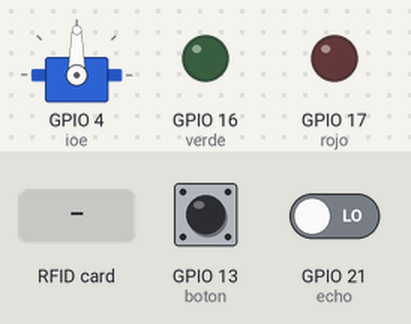
A sketch run on a simulated ESP32. On the bench: servo, output pins drawn as LEDs (lit = HIGH). Inputs (shaded band) come from the test bench; at power-on: GPIO 13 (boton) HIGH, GPIO 21 (echo) LOW. WiFi joins after 1.5 s; servers stay silent unless stated; uploads are accepted with an empty reply; pins used as bus, display or sensor lines are not drawn; what the sketch prints to the serial monitor is not drawn.

Above: at 3.2 s.
3.3 s: RFID card 5E 7A 19 C4 held to the reader
At 4.0 s:
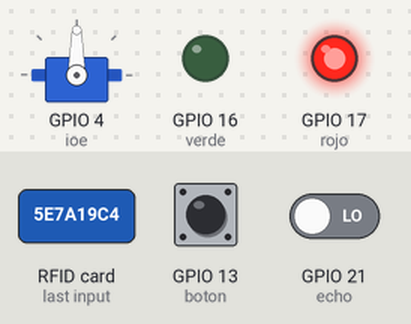
6.3 s: GPIO 13 (boton) pulled LOW for 1 s
At 7.5 s:
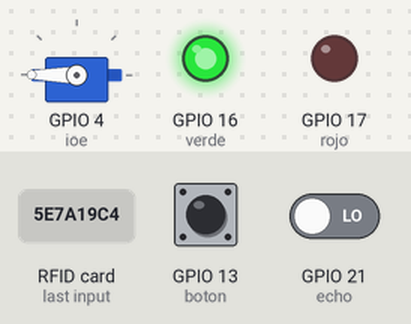
Timing chart, 0 to 9.3 s (numbered marks = the images above; inputs shaded):
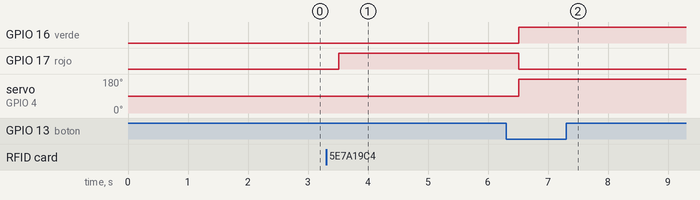

The sketch:

Theinparking_ALL_Salida.ino
```cpp
#include <SPI.h>
#include <MFRC522.h>
#include <WiFi.h>
#include <HTTPClient.h>
#include <ESP32_Servo.h>

// Definición de pines para el lector RFID
#define SS_PIN 5
#define RST_PIN 27

// Creación de objeto MFRC522 para interactuar con el lector RFID
MFRC522 rfid(SS_PIN, RST_PIN);
MFRC522::MIFARE_Key key;

// Variables para almacenar los datos de lectura y escritura
int blockNum = 6;
byte blockData[16] = {"HERNANDEZ"};
byte bufferLen = 18;
byte readBlockData[18];
String tag;

int boton = 13; // Número de pin del botón

// Variable para el estado de la operación del lector RFID
MFRC522::StatusCode status;

// Configuración de la conexión Wi-Fi
//const char* ssid = "LabITP";
//const char* password = "Advanced12345#";

const char* ssid = "INFINITUMFE50";
const char* password = "6QVWYxe4ny";

// Creación de objeto Servo para controlar el servo motor
Servo ioe;

// Pines para el sensor ultrasónico, LEDs y servo motor
int trig = 2;
int echo = 21;
int tiempo;
int distancia;
int verde = 16;
int rojo = 17;

void setup() {
  Serial.begin(115200);
  SPI.begin();

  // Inicialización del lector RFID
  rfid.PCD_Init();
  Serial.println("Scan a MIFARE 1K Tag to write data...");

  // Conexión a la red Wi-Fi
  WiFi.begin(ssid, password);
  while (WiFi.status() != WL_CONNECTED) {
    delay(1000);
    Serial.println("Connecting to WiFi...");
  }
  Serial.println("Connected to WiFi");

  // Configuración de pines
  pinMode(trig, OUTPUT);
  pinMode(echo, INPUT);
  ioe.attach(4);
  pinMode(verde, OUTPUT);
  pinMode(rojo, OUTPUT);

  pinMode(boton, INPUT_PULLUP);
}

void loop() {

    // Verificar si el botón pulsador es presionado
  if (digitalRead(boton) == LOW) {
    // Código a ejecutar cuando se presiona el botón
    digitalWrite(verde, HIGH);
    ioe.write(180);

     // Esperar mientras el sensor ultrasónico detecta movimiento
    while (DetectMotion()) {
      // Espera mientras el sensor detecta movimiento
    }

    delay(5000);
    digitalWrite(verde, LOW);
    ioe.write(0);
    return;
  }

  // Configuración de la clave del lector RFID
  for (byte i = 0; i < 6; i++) {
    key.keyByte[i] = 0xFF;
  }

  // Verificar si hay una tarjeta presente en el lector RFID
  if (!rfid.PICC_IsNewCardPresent()) {
    return;
  }

  // Leer el ID de la tarjeta
  if (!rfid.PICC_ReadCardSerial()) {
    return;
  }

  Serial.print("\n");
  Serial.println("TAG Detectado:");

  // Leer el ID de la tarjeta y almacenarlo en la variable "tag"
  Serial.print(F("TAG ID: "));
  for (int i = 0; i < rfid.uid.size; i++) {
    tag += rfid.uid.uidByte[i];
  }

  Serial.println(tag);
  tag = "";

  // Leer el dato del bloque 4 de la tarjeta
  ReadDataFromBlock(4, readBlockData);

  Serial.print("\n");
  Serial.print("No. Control: ");
  for (int j = 0 ; j < 16 ; j++) {
    Serial.write(readBlockData[j]);
  }
  Serial.println("\n");

  // Enviar el dato leído a través de la API y obtener la respuesta
  bool response = SendDataToAPI(readBlockData);

  // Detener la tarjeta RFID y realizar acciones según la respuesta recibida
  rfid.PICC_HaltA();
  rfid.PCD_StopCrypto1();

  if (!response) {
    // Si la respuesta es falsa, encender el LED rojo durante 3 segundos
    digitalWrite(rojo, HIGH);
    delay(3000);
    digitalWrite(rojo, LOW);
  } else {
    // Si la respuesta es verdadera, encender el LED verde y girar el servo motor
    digitalWrite(verde, HIGH);
    ioe.write(180);

    // Esperar mientras el sensor ultrasónico detecta movimiento
    while (DetectMotion()) {
      // Espera mientras el sensor detecta movimiento
    }

    delay(5000);

    // Apagar el LED verde y volver a la posición inicial del servo motor
    digitalWrite(verde, LOW);
    ioe.write(0);
  }
}

void ReadDataFromBlock(int blockNum, byte readBlockData[]) {
  // Autenticar el bloque de datos para permitir la lectura
  MFRC522::StatusCode status = rfid.PCD_Authenticate(MFRC522::PICC_CMD_MF_AUTH_KEY_A, blockNum, &key, &(rfid.uid));

  if (status != MFRC522::STATUS_OK) {
    Serial.print("Authentication failed for Read: ");
    Serial.println(rfid.GetStatusCodeName(status));
    return;
  }

  // Leer los datos del bloque especificado
  status = rfid.MIFARE_Read(blockNum, readBlockData, &bufferLen);
  if (status != MFRC522::STATUS_OK) {
    Serial.print("Reading failed: ");
    Serial.println(rfid.GetStatusCodeName(status));
    return;
  }
}

bool SendDataToAPI(byte* readBlockData) {
  // Construir la URL con el número de control obtenido
  String url = "https://nandbless99.shop/theinparking/backend/setStatusAlumnoSalidaCard.php?codigo_nc_sa=";
  for (int j = 0; j < 16; j++) {
    url += char(readBlockData[j]);
  }

  // Realizar la solicitud HTTP GET a través de la URL
  HTTPClient http;
  http.begin(url);

  int httpResponseCode = http.GET();

  // Verificar la respuesta del servidor
  if (httpResponseCode > 0) {
    String response = http.getString();
    Serial.println("API response: " + response);
    return response == "true"?true:false;
  } else {
    Serial.print("Error in HTTP request: ");
    Serial.println(httpResponseCode);
    return false;
  }

  http.end();
}

bool DetectMotion() {
  // Enviar un pulso al sensor ultrasónico y medir la distancia
  digitalWrite(trig, HIGH);
  delay(500);
  digitalWrite(trig, LOW);
  tiempo = pulseIn(echo, HIGH);
  distancia = tiempo / 58.2;
  delay(500);

  // Devolver verdadero si la distancia es menor o igual a 20 cm
  return distancia <= 20;
}
```

Measured:
- after the input at 3.3 s, GPIO 17 (rojo): LOW → HIGH after 0.22 s
- after the input at 6.3 s, GPIO 16 (verde): LOW → HIGH after 0.22 s; servo on GPIO 4 (ioe): 90° → 180° after 0.22 s
